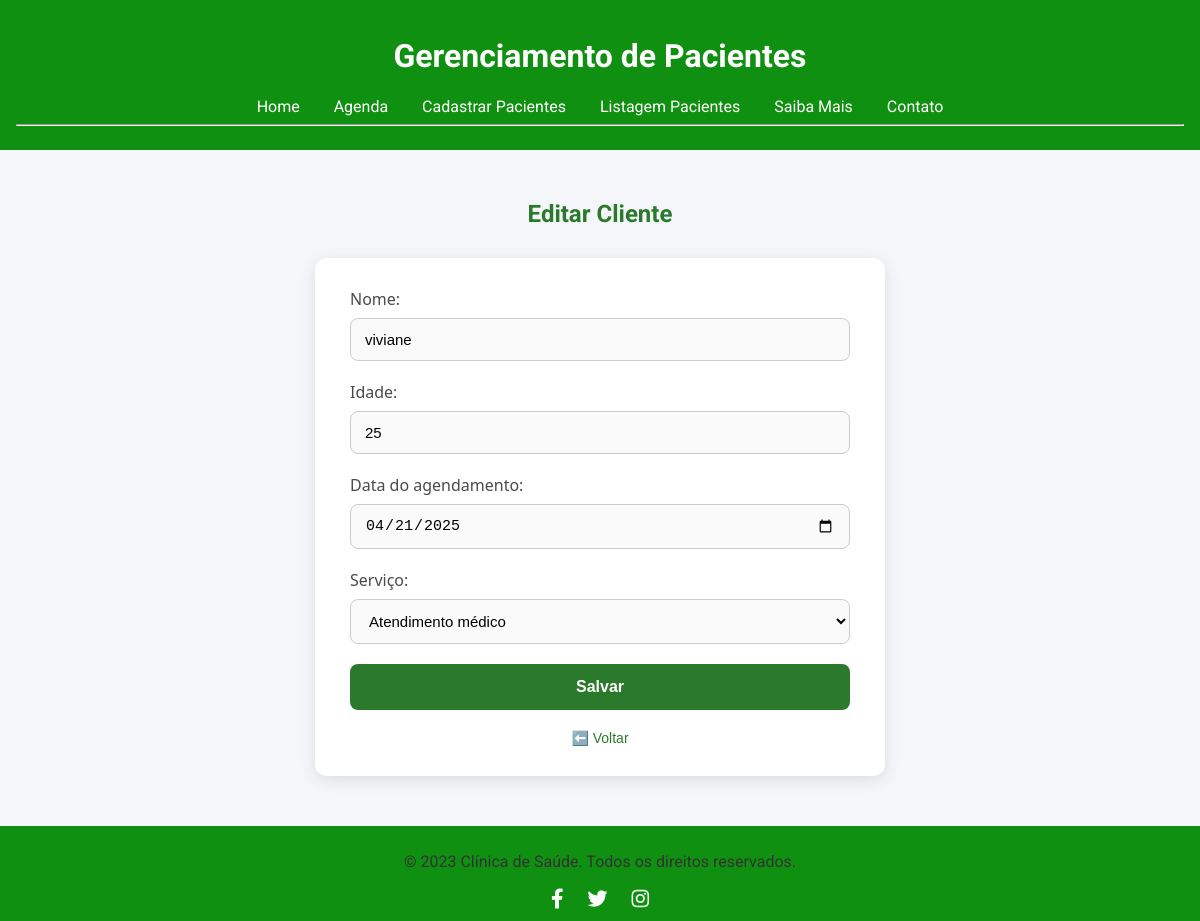
The app's page /editar/15, older data.
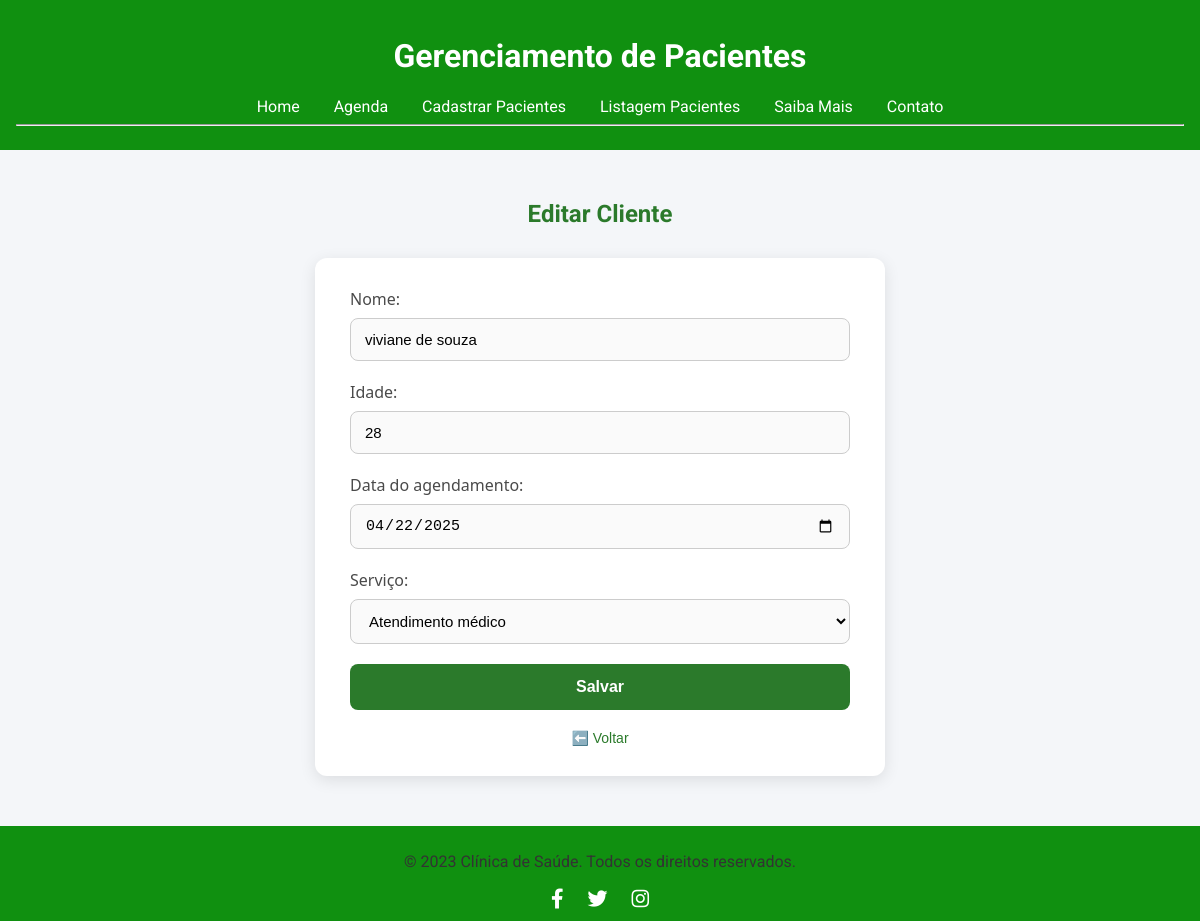
The same page, newer data.
### tables this page shows
CREATE TABLE clientes (
            id INTEGER PRIMARY KEY AUTOINCREMENT,
            nome TEXT NOT NULL,
            idade TEXT NOT NULL,
            data_cadastro TEXT NOT NULL  
        );

### app.py (the view, shortened to what this page needs)
@app.route('/editar/<int:index>', methods=['GET', 'POST'])
def editar(index):
    conn = get_db_connection()
    cliente = conn.execute('SELECT * FROM clientes WHERE id = ?', (index,)).fetchone()
    conn.close()
    return render_template('form.html', titulo='Editar Cliente', cliente=cliente)

### app.py (called while the page is built)
def get_db_connection():
    conn = sqlite3.connect('database.db')
    conn.row_factory = sqlite3.Row
    return conn

### Templates/form.html (shortened to what this page needs)
{% extends 'base.html' %}
{% block conteudo %}
    <h2>{{ titulo }}</h2>
    <form method="post">
        <label for="nome">Nome:</label>
        <input type="text" id="nome" name="nome" value="{{ cliente.nome if cliente else '' }}" required>
        <label for="idade">Idade:</label>
        <input type="text" id="idade" name="idade" value="{{ cliente.idade if cliente else '' }}" required>
        <label for="data_cadastro">Data do agendamento:</label>
        <input type="date" id="data_cadastro" name="data_cadastro" value="{{ cliente.data_cadastro if cliente else '' }}" required>
        <label for="servico">Serviço:</label>
        <select id="servico" name="servico" required>
            <option value="Atendimento médico">Atendimento médico</option>
        </select>
        <button type="submit">Salvar</button>
        <a href="{{ request.referrer or url_for('index') }}" class="back-link" title="Voltar para página anterior" style="text-decoration: none">⬅️ Voltar</a>
{% endblock %}

Row changes from the older to the newer data that the page shows:
changed clientes: nome "viviane" → "viviane de souza"; idade "25" → "28"; data_cadastro "04/21/2025" → "04/22/2025"
